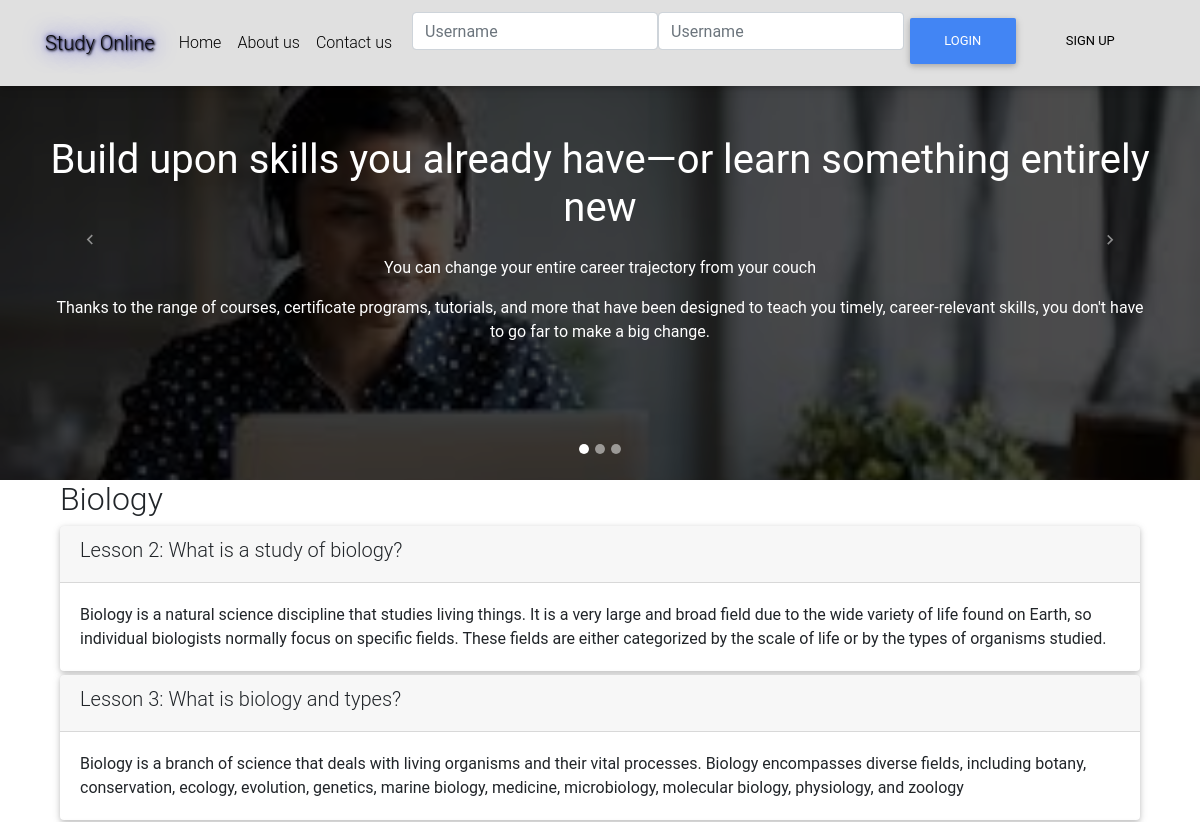
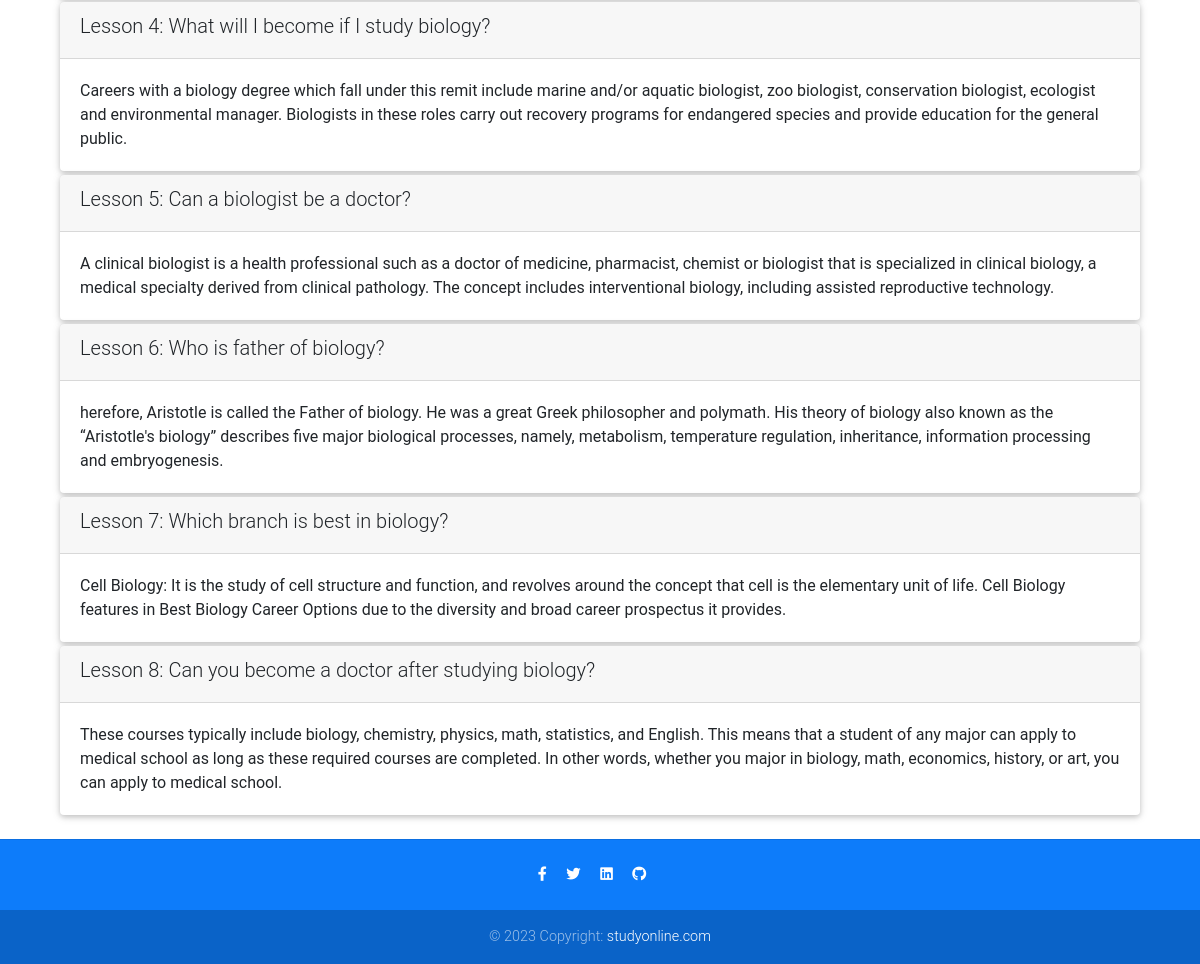
The app's page /11/ with its own data (2 pictures, top to bottom).
### studyonline/models.py (models this page shows, shortened)
class Course(models.Model):
    name = models.CharField(null=False, max_length=30, default='online course')
    image = models.ImageField(upload_to='course_images/')
    description = models.CharField(max_length=1000)
    pub_date = models.DateField(null=True)
    instructors = models.ManyToManyField(Instructor)
    users = models.ManyToManyField(settings.AUTH_USER_MODEL, through='Enrollment')
    total_enrollment = models.IntegerField(default=0)
    is_enrolled = False

class Lesson(models.Model):
    title = models.CharField(max_length=200, default="title")
    order = models.IntegerField(default=0)
    course = models.ForeignKey(Course, on_delete=models.CASCADE)
    content = models.TextField()

### studyonline/views.py (the view)
# urls.py: path('<int:pk>/', views.CourseDetailView.as_view(), name='course_details'),
class CourseDetailView(generic.DetailView):
    model = Course
    template_name = 'studyonline/course_detail_bootstrap.html'

### studyonline/templates/studyonline/course_detail_bootstrap.html (shortened to what this page needs)
{% extends 'studyonline/base.html' %}
{% block course_details %}
<div class="container-fluid">
    <h2>{{ course.name }}</h2>
    <div class="card-columns-vertical">
        {% for lesson in course.lesson_set.all %}
            <div class="card mt-1">
                <div class="card-header"><h5>Lesson {{lesson.order|add:1}}: {{lesson.title}}</h5></div>
                <div class="card-body">{{lesson.content}}</div>
            </div>
        {% endfor %}
    </div>
</div>
{% endblock %}

### studyonline/static/css/main.css (style rules this page uses)
html, body, .view { height: 100%; }

### studyonline/templates/studyonline/base.html (style rules this page uses)
html, body, header, .carousel { height: 60vh; }

### records on screen
Course: name "Biology"
Lesson: order|add "2", title "What is a study of biology?", content "Biology is a natural science discipline that studies living things. It is a very large and broad field due to the wide variety of life found on Earth, so individual biologists normally focus on specific fields. These fields are either categorized by the scale of life or by the types of organisms studied."
Lesson: order|add "3", title "What is biology and types?", content "Biology is a branch of science that deals with living organisms and their vital processes. Biology encompasses diverse fields, including botany, conservation, ecology, evolution, genetics, marine biology, medicine, microbiology, molecular biology, physiology, and zoology"
Lesson: order|add "4", title "What will I become if I study biology?", content "Careers with a biology degree which fall under this remit include marine and/or aquatic biologist, zoo biologist, conservation biologist, ecologist and environmental manager. Biologists in these roles carry out recovery programs for endangered species and provide education for the general public."
Lesson: order|add "5", title "Can a biologist be a doctor?", content "A clinical biologist is a health professional such as a doctor of medicine, pharmacist, chemist or biologist that is specialized in clinical biology, a medical specialty derived from clinical pathology. The concept includes interventional biology, including assisted reproductive technology."
Lesson: order|add "6", title "Who is father of biology?", content "herefore, Aristotle is called the Father of biology. He was a great Greek philosopher and polymath. His theory of biology also known as the “Aristotle's biology” describes five major biological processes, namely, metabolism, temperature regulation, inheritance, information processing and embryogenesis."
Lesson: order|add "7", title "Which branch is best in biology?", content "Cell Biology: It is the study of cell structure and function, and revolves around the concept that cell is the elementary unit of life. Cell Biology features in Best Biology Career Options due to the diversity and broad career prospectus it provides."
Lesson: order|add "8", title "Can you become a doctor after studying biology?", content "These courses typically include biology, chemistry, physics, math, statistics, and English. This means that a student of any major can apply to medical school as long as these required courses are completed. In other words, whether you major in biology, math, economics, history, or art, you can apply to medical school."
